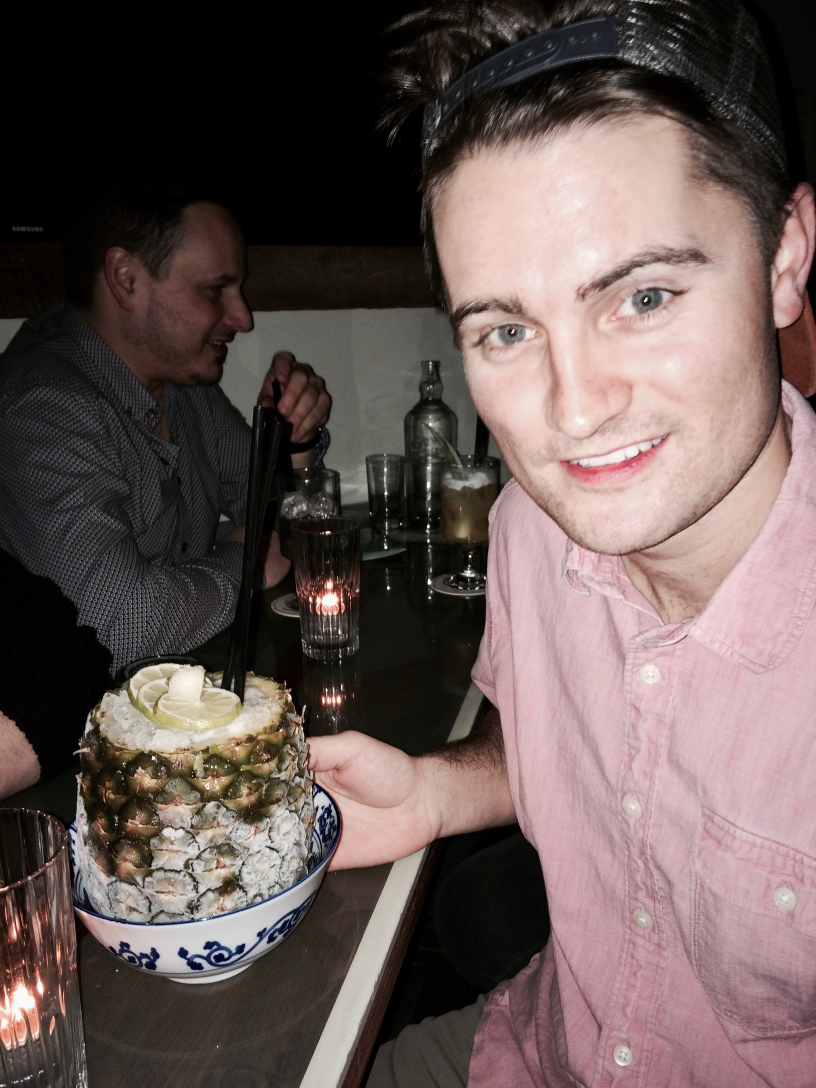
#> input picture Assignment2/images/Evan.jpg, 2448 x 3264 px (shown at 1/3 size)
$ python FaceMatching.py
#> lines starting #> are read from the running program, lines starting #| are printed output that depends on the picture; pictures that were not available may be replaced by others from this repository, and a replacement may not be noted
### Assignment3/pictureLogger.py
'''
    This class is a tool that lets you see the history of images as you apply
    transformations to them.

    IT IS SO UNBELIEVABLY USEFUL FOR COMPUTER VISION IT CAN'T BE IGNORED

'''
import logging
from logging import FileHandler

import imutils
from vlogging import VisualRecord

LOGGING_ON = True


class imageLogger():
    '''
        Class that enables you to log images. To use this class just import it, instantiate it 'imageLogger()'\n
        and then use the il.log(image,**args)
    '''

    def __init__(self):
        url = "Logging.html"
        self.url = url
        self.logger = logging.getLogger(url)
        if LOGGING_ON:
            self.logger.setLevel(logging.DEBUG)
        else:
            self.logger.setLevel(logging.INFO)
        fh = FileHandler("Logging.html", mode="w")
        self.logger.addHandler(fh)

    # [16 lines left out: function log, not called in this run]

    if __name__ == '__main__':
        print("logging")

### Assignment2/FaceMatching.py
import cv2 as cv2
import numpy as np
import os
import warnings

from Assignment3.pictureLogger import imageLogger

warnings.filterwarnings("ignore")

il = imageLogger()
from tqdm import tqdm as tqdm

DEBUG = False
path = "./img_align_celeba/"
myImagePath = "./images/Evan.jpg"

def importCelebImages():
    """
    This function will import all the images, and compute their descriptors
    :return: an array of image descriptors
    """

    if DEBUG:
        images = os.listdir(path)[1:15]
    else:
        images = os.listdir(path)[1:]
    images_WithFeatures = []
    for index, imageName in tqdm(zip(range(len(images)), images), desc="Processing celebrity images"):
        im = cv2.resize(cv2.imread(path + "/" + imageName, 0), (128, 128))
        features = [computeLBPDescriptor(i) for i in breakImageApart(im)]
        images_WithFeatures.append((index, features))
    return images_WithFeatures


def resizeImage(image, dbug=DEBUG):
    if dbug:
        image = cv2.resize(image, (128, 128))
        # image = cv2.resize(image, (120, 160))
        # image = cv2.resize(image, (1920, 2560))
    else:
        image = cv2.resize(image, (128, 128))
    return image

def computeLBPDescriptor(im):
    # Zero pad the image
    im = np.pad(im, 1, "constant")

    sz = im.shape
    histogram = np.zeros((256, 1), dtype=np.uint8)

    '''
    First thing to do is to get the binary label for each pixel value,
    and while doing that, build our histogram
    '''
    for i in range(1, sz[0] - 1):
        for j in range(1, sz[1] - 1):
            window = im[i - 1:i + 2, j - 1:j + 2]
            thresh = im[i][j]
            # Gets you the indexes that fall below/above the values
            zeroIndexes = window < thresh
            oneIndexes = window >= thresh
            wincpy = window.copy()
            wincpy[zeroIndexes] = 0
            wincpy[oneIndexes] = 1

            # Then get the unique binary value
            binary = wincpy.flatten()
            binary = np.delete(binary, 4)  # The 4th element is the middle index
            bin_val = binary.dot(2 ** np.arange(binary.size)[::-1])
            histogram[bin_val] += 1

    return histogram

def breakImageApart(im):
    """
    this function will break up the original image apart into roughly equal 7x7 sections
    :param im:
    :return:
    """
    segments = []
    # First get all of the vertical slices, should be around 18 pixels tall each
    horizontalSlices = np.array_split(im, 7)

    # Then for each vertical slice, horizontally split the arrays into segments...
    for i in horizontalSlices:
        verticalSlices = np.array_split(i, 7, axis=1)
        for slice in verticalSlices:
            segments.append(slice)

    return segments


def compareFeatures(myPictureSummary, celebListSummary):
    comparisons = []
    myFeatures = np.array(myPictureSummary).flatten()
    for index, celeb in tqdm(zip(range(len(celebListSummary)), celebListSummary), desc="Comparing Celebs..."):
        sum = 0
        celebFeatures = np.array(celeb[1]).flatten()
        sum = ((myFeatures - celebFeatures) ** 2).sum()
        comparisons.append((index, sum))

    # Then find the closest celeb to me
    closestCeleb = min(comparisons, key=lambda t: t[1])
    return closestCeleb[0]


def faceMatch():
    """
    This function will be a celebrity face matching exercise with my face
    :return: The celebrity I look the most like
    """

    # First thing is to import all the images, resize them, and compute their descriptors
    imagesWithFeatures = importCelebImages()

    # Then get our image, resize it and compute it's descriptor
    me_im = cv2.imread(myImagePath, 0)
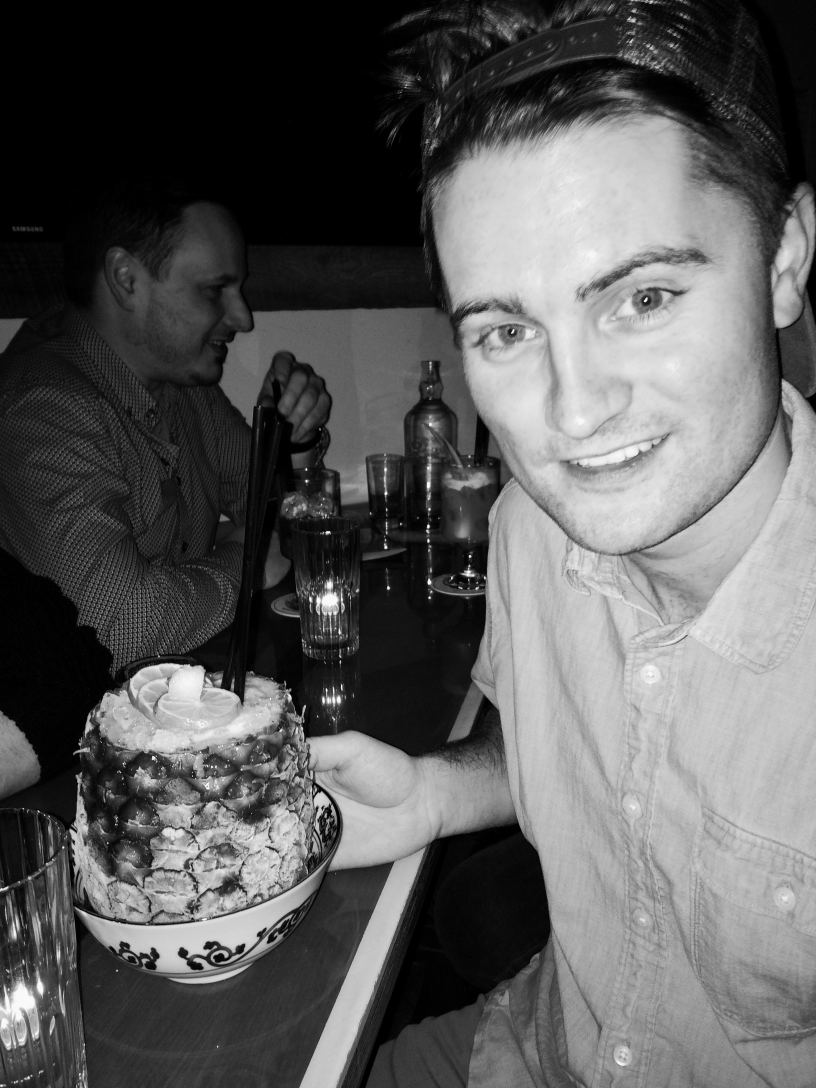
#> me_im: shape (3264, 2448) (shown at 1/3 size); min 0, max 255, mean 92.6
    me_im = resizeImage(me_im)
#> in resizeImage, `image = cv2.resize(image, (128, 128))`:
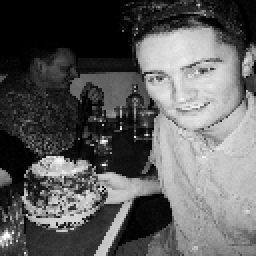
#> image: shape (128, 128) (shown 2 times larger); min 0, max 249, mean 92.4
    imSegments = breakImageApart(me_im)
#> in breakImageApart, `horizontalSlices = np.array_split(im, 7)`: horizontalSlices = 7 items
#> the loop in breakImageApart, `for i in horizontalSlices:` made 7 passes
#> after the loop in breakImageApart, `for i in horizontalSlices:`: segments = 49 items
#> imSegments = 49 items
    me_features = [computeLBPDescriptor(i) for i in tqdm(imSegments, desc="Finding features")]
#> me_features = 49 items

    # Then compare our fDescriptor with all the others! Will return index of image we want
    celebIndex = compareFeatures(me_features, imagesWithFeatures)
#> in compareFeatures, `myFeatures = np.array(myPictureSummary).flatten()`: myFeatures = 12544 values, max 187 at index 2559, min 0 at index 0, mean 1.24
#> after the loop in compareFeatures, `for index, celeb in tqdm(zip(range(len(celebListSummary)), celebListSu..`: comparisons = []
    images = os.listdir(path)
    celeb = images[celebIndex]
    celebrityImage = cv2.imread(path + "/" + celeb)

    # Finally display both the celebrity image and my image
    il.log(celebrityImage, "Celebrity image")
    il.log(cv2.imread(myImagePath), "My Image")


if __name__ == '__main__':
#> (the run stopped early here; a loop or call above may not have finished)

$ run again, on Assignment2/images/Rebecca1.jpg
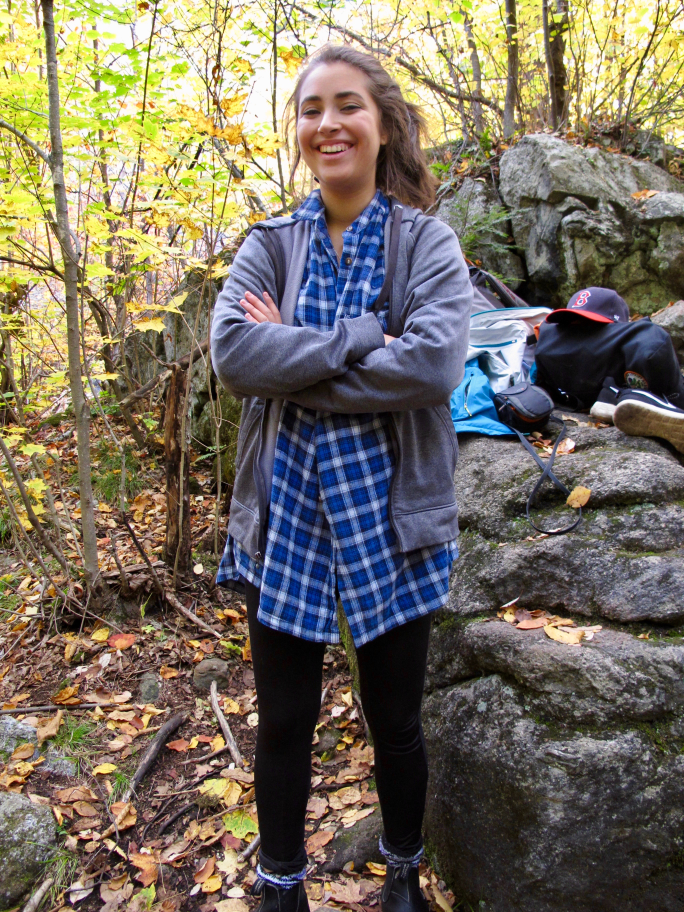
#> input picture Assignment2/images/Rebecca1.jpg, 2736 x 3648 px, given in place of Evan.jpg, which was not available (shown at 1/4 size)
#> in faceMatch, `me_im = cv2.imread(myImagePath, 0)`:
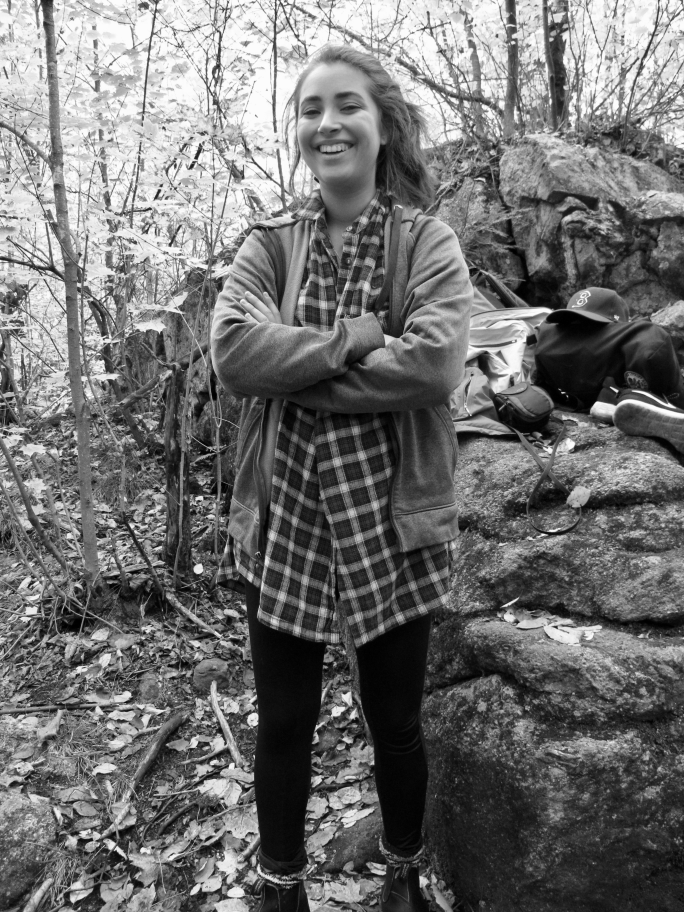
#> me_im: shape (3648, 2736) (shown at 1/4 size); min 0, max 255, mean 111.5
#> in resizeImage, `image = cv2.resize(image, (128, 128))`:
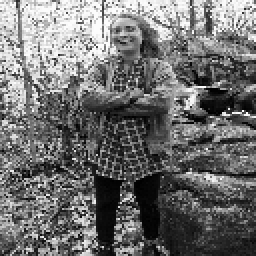
#> image: shape (128, 128) (shown 2 times larger); min 0, max 254, mean 111.4
#> horizontalSlices = 7 items
#> the loop in breakImageApart, `for i in horizontalSlices:` made 7 passes
#> after the loop in breakImageApart, `for i in horizontalSlices:`: segments = 49 items
#> myFeatures = 12544 values, max 41 at index 8960, min 0 at index 7, mean 1.31
#> after the loop in compareFeatures, `for index, celeb in tqdm(zip(range(len(celebListSummary)), celebListSu..`: comparisons = []

$ run again, on Assignment2/images/Rebecca3.jpg
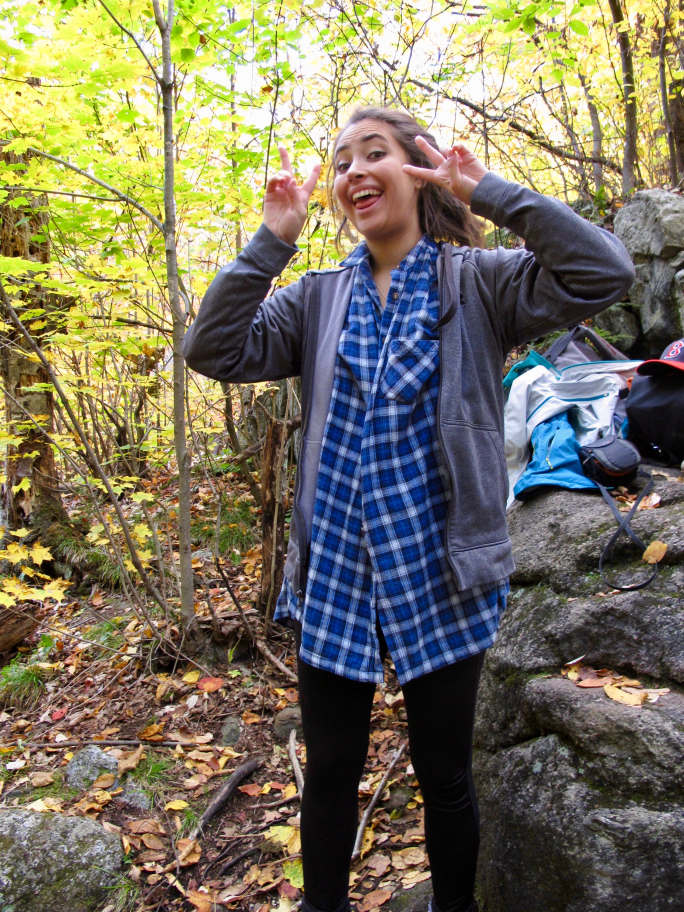
#> input picture Assignment2/images/Rebecca3.jpg, 2736 x 3648 px, given in place of Evan.jpg, which was not available (shown at 1/4 size)
#> in faceMatch, `me_im = cv2.imread(myImagePath, 0)`:
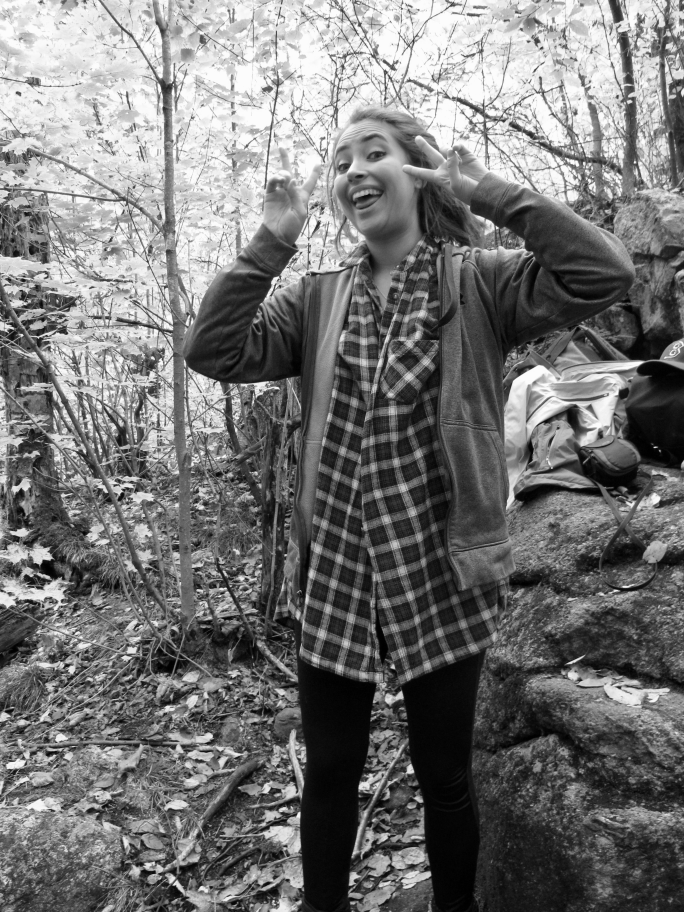
#> me_im: shape (3648, 2736) (shown at 1/4 size); min 0, max 255, mean 116
#> in resizeImage, `image = cv2.resize(image, (128, 128))`:
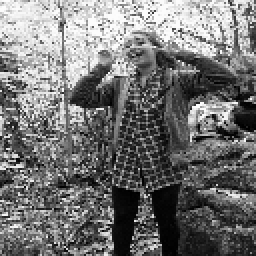
#> image: shape (128, 128) (shown 2 times larger); min 0, max 254, mean 115.6
#> horizontalSlices = 7 items
#> the loop in breakImageApart, `for i in horizontalSlices:` made 7 passes
#> after the loop in breakImageApart, `for i in horizontalSlices:`: segments = 49 items
#> myFeatures = 12544 values, max 45 at index 3840, min 0 at index 3, mean 1.31
#> after the loop in compareFeatures, `for index, celeb in tqdm(zip(range(len(celebListSummary)), celebListSu..`: comparisons = []
